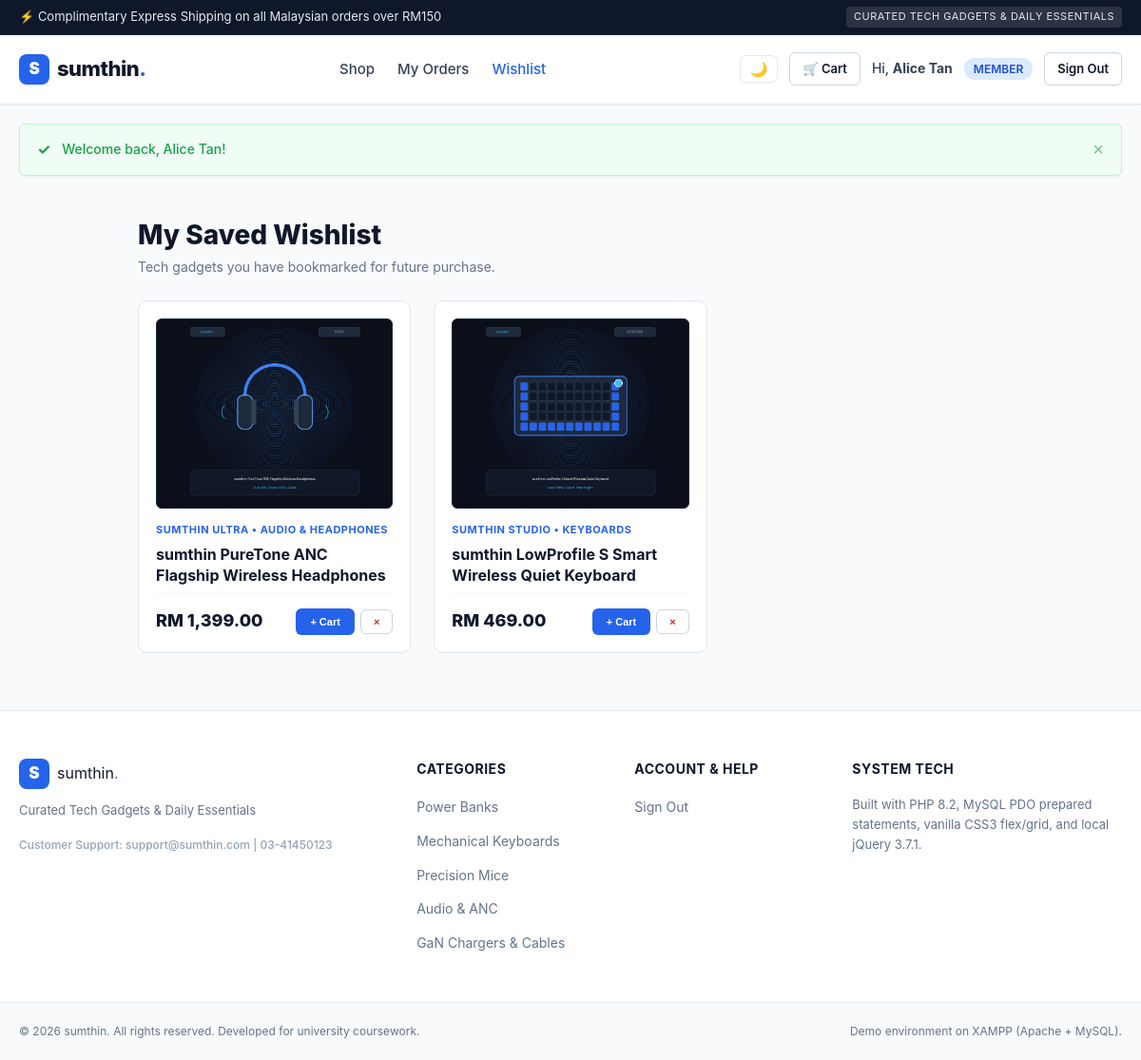
The app's page /wishlist.php (signed in) with its own data.
### tables this page shows
CREATE TABLE `user` (
  `id` INT AUTO_INCREMENT PRIMARY KEY,
  `email` VARCHAR(100) NOT NULL UNIQUE,
  `password_hash` VARCHAR(255) NOT NULL,
  `name` VARCHAR(100) NOT NULL,
  `phone` VARCHAR(20) DEFAULT NULL,
  `role` ENUM('Admin', 'Member') NOT NULL DEFAULT 'Member',
  `photo` VARCHAR(255) DEFAULT 'default_user.png',
  `status` ENUM('Active', 'Blocked') NOT NULL DEFAULT 'Active',
  `failed_attempts` INT NOT NULL DEFAULT 0,
  `locked_until` DATETIME DEFAULT NULL,
  `remember_token` VARCHAR(64) DEFAULT NULL,
  `email_verified_at` DATETIME DEFAULT NULL,
  `created_at` DATETIME NOT NULL DEFAULT CURRENT_TIMESTAMP,
  `updated_at` DATETIME NOT NULL DEFAULT CURRENT_TIMESTAMP ON UPDATE CURRENT_TIMESTAMP
);

CREATE TABLE `wishlist` (
  `id` INT AUTO_INCREMENT PRIMARY KEY,
  `user_id` INT NOT NULL,
  `product_id` INT NOT NULL,
  `created_at` DATETIME NOT NULL DEFAULT CURRENT_TIMESTAMP,
  CONSTRAINT `fk_wishlist_user` FOREIGN KEY (`user_id`) REFERENCES `user` (`id`) ON DELETE CASCADE,
  CONSTRAINT `fk_wishlist_product` FOREIGN KEY (`product_id`) REFERENCES `product` (`id`) ON DELETE CASCADE,
  UNIQUE KEY `uq_wishlist_user_product` (`user_id`, `product_id`)
);

CREATE TABLE `brand` (
  `id` INT AUTO_INCREMENT PRIMARY KEY,
  `name` VARCHAR(100) NOT NULL UNIQUE,
  `created_at` DATETIME NOT NULL DEFAULT CURRENT_TIMESTAMP
);

CREATE TABLE `category` (
  `id` INT AUTO_INCREMENT PRIMARY KEY,
  `name` VARCHAR(100) NOT NULL UNIQUE,
  `slug` VARCHAR(100) NOT NULL UNIQUE,
  `description` TEXT DEFAULT NULL,
  `created_at` DATETIME NOT NULL DEFAULT CURRENT_TIMESTAMP
);

CREATE TABLE `product` (
  `id` INT AUTO_INCREMENT PRIMARY KEY,
  `category_id` INT NOT NULL,
  `brand_id` INT DEFAULT NULL,
  `name` VARCHAR(150) NOT NULL,
  `slug` VARCHAR(150) NOT NULL UNIQUE,
  `description` TEXT NOT NULL,
  `price` DECIMAL(10,2) NOT NULL,
  `stock` INT NOT NULL DEFAULT 0,
  `low_stock_threshold` INT NOT NULL DEFAULT 5,
  `warranty_months` TINYINT UNSIGNED NOT NULL DEFAULT 12,
  `specs` TEXT DEFAULT NULL,
  `is_featured` TINYINT(1) NOT NULL DEFAULT 0,
  `created_at` DATETIME NOT NULL DEFAULT CURRENT_TIMESTAMP,
  `updated_at` DATETIME NOT NULL DEFAULT CURRENT_TIMESTAMP ON UPDATE CURRENT_TIMESTAMP,
  INDEX `idx_product_category` (`category_id`),
  INDEX `idx_product_brand` (`brand_id`),
  CONSTRAINT `fk_product_category` FOREIGN KEY (`category_id`) REFERENCES `category` (`id`) ON DELETE CASCADE,
  CONSTRAINT `fk_product_brand` FOREIGN KEY (`brand_id`) REFERENCES `brand` (`id`) ON DELETE SET NULL
);

### _config.php (called while the page is built)
<?php
return [
    'db' => [
        'host'     => 'localhost',
        'port'     => '3306',
        'dbname'   => 'sumthin_db',
        'user'     => 'root',
        'password' => '',
        'charset'  => 'utf8mb4',
    ],
    'app' => [
        'name'            => 'sumthin',
        'tagline'         => 'Curated Tech Gadgets & Daily Essentials',
        'base_url'        => '/sumthin',
        'session_timeout' => 1800,
        'max_login_fails' => 3,
        'lockout_time'    => 900,
        'debug'           => false,
    ],
    'mail' => [
        'enabled'    => true,
        'debug'      => false,
        'smtp_host'  => 'smtp.gmail.com',
        'smtp_port'  => 587,
        'smtp_auth'  => true,
        'username'   => 'YOUR_GMAIL_ADDRESS@gmail.com',
        'password'   => 'YOUR_GMAIL_16_CHAR_APP_PASSWORD',
        'from_name'  => 'sumthin Tech Gadgets',
        'from_email' => 'no-reply@sumthin.com',
    ],
    'stripe' => [
        'publishable_key' => 'pk_test_PLACEHOLDER_KEY',
        'secret_key'      => 'sk_test_PLACEHOLDER_KEY',
        'currency'        => 'myr',
    ],
    'gemini' => [
        'api_key'  => 'AIzaSy_GEMINI_API_KEY_PLACEHOLDER',
        'endpoint' => 'https://generativelanguage.googleapis.com/v1beta/models/gemini-1.5-flash:generateContent',
    ],
    'datadog' => [
        'api_key' => 'DATADOG_API_KEY_PLACEHOLDER',
        'site'    => 'datadoghq.com',
    ],
];

### _base.php (called while the page is built, shortened)
<?php
$config = require __DIR__ . '/_config.php';
try {
    $dsn = sprintf(
        'mysql:host=%s;port=%s;dbname=%s;charset=%s',
        $config['db']['host'],
        $config['db']['port'],
        $config['db']['dbname'],
        $config['db']['charset']
    );
    $db = new PDO($dsn, $config['db']['user'], $config['db']['password'], [
        PDO::ATTR_ERRMODE            => PDO::ERRMODE_EXCEPTION,
        PDO::ATTR_DEFAULT_FETCH_MODE => PDO::FETCH_OBJ,
        PDO::ATTR_EMULATE_PREPARES   => false,
    ]);
} catch (PDOException $e) {
    $debug_info = '';
    if (!empty($config['app']['debug'])) {
        $debug_info = '<pre style="background:#fff;padding:10px;border-radius:4px;border:1px solid #fca5a5;font-size:12px;overflow:auto;">' . htmlspecialchars($e->getMessage()) . '</pre>';
    }
    die('<div style="font-family:sans-serif;padding:30px;max-width:600px;margin:50px auto;border:1px solid #ef4444;background:#fef2f2;border-radius:8px;">'
        . '<h2 style="color:#b91c1c;margin-top:0;">Database Connection Error</h2>'
        . '<p style="color:#4b5563;">Could not connect to the database <strong>' . htmlspecialchars($config['db']['dbname']) . '</strong>.</p>'
        . '<p style="color:#6b7280;font-size:14px;"><strong>Tips:</strong> Ensure Apache & MySQL are running in XAMPP, and that you have imported <code>database/sumthin_db.sql</code> via phpMyAdmin.</p>'
        . $debug_info
        . '</div>');
}
function base_url(string $path = ''): string {
    global $config;
    $base = rtrim($config['app']['base_url'], '/');
    $path = ltrim($path, '/');
    return $path !== '' ? $base . '/' . $path : $base;
}
function encode(?string $str): string {
    return htmlspecialchars((string)$str, ENT_QUOTES, 'UTF-8');
}
function current_user() {
    return $_SESSION['user'] ?? null;
}
function is_logged_in(): bool {
    return isset($_SESSION['user']) && !empty($_SESSION['user']->id);
}
function is_admin(): bool {
    return is_logged_in() && $_SESSION['user']->role === 'Admin';
}
function is_member(): bool {
    return is_logged_in() && $_SESSION['user']->role === 'Member';
}
function refresh_session_user(): void {
    global $db;
    $user_id = (int)$_SESSION['user']->id;
    try {
        $stmt = $db->prepare('SELECT `id`, `email`, `name`, `phone`, `role`, `photo`, `status` FROM `user` WHERE `id` = ?');
        $stmt->execute([$user_id]);
    } catch (Exception $e) {
        error_log('refresh_session_user error: ' . $e->getMessage());
    }
}
function auth($allowed_roles): void {
    if (is_logged_in()) {
        refresh_session_user();
    }
}
function get_flash(): ?array {
    if (isset($_SESSION['flash'])) {
        $flash = $_SESSION['flash'];
        return $flash;
    }
    return null;
}
function setting(string $key, string $default = ''): string {
    global $db;
    static $settings_cache = null;
    if ($settings_cache === null) {
        $settings_cache = [];
        try {
            $rows = $db->query('SELECT `key`, `value` FROM `setting`')->fetchAll();
            foreach ($rows as $r) {
                $settings_cache[$r->key] = $r->value;
            }
        } catch (Exception $e) {
        }
    }
    return $settings_cache[$key] ?? $default;
}

### wishlist.php (the view, shortened to what this page needs)
<?php
require_once __DIR__ . '/_base.php';
auth('Member');
$user_id = $_SESSION['user']->id;
$stmt = $db->prepare("
    SELECT w.id AS wishlist_id, p.*, c.name AS category_name, b.name AS brand_name,
           COALESCE(pp.photo_url, 'default_product.png') AS photo_url
    FROM `wishlist` w
    JOIN `product` p ON w.product_id = p.id
    JOIN `category` c ON p.category_id = c.id
    LEFT JOIN `brand` b ON p.brand_id = b.id
    LEFT JOIN `product_photo` pp ON p.id = pp.product_id AND pp.is_primary = 1
    WHERE w.user_id = ?
    ORDER BY w.id DESC
");
$stmt->execute([$user_id]);
$items = $stmt->fetchAll();
require_once __DIR__ . '/_head.php';
?>
<div class="container" style="max-width: 950px;">
    <div style="margin-bottom: 24px;">
        <h1 style="font-size:28px; font-weight:800; color:var(--dark);">My Saved Wishlist</h1>
        <p style="font-size:14px; color:var(--gray);">Tech gadgets you have bookmarked for future purchase.</p>
    </div>
    <?php if (empty($items)): ?>
        <div style="background:#fff; border:1px solid var(--border); border-radius:var(--radius-lg); padding:60px 20px; text-align:center; box-shadow:var(--shadow-sm);">
            <div style="font-size:48px; margin-bottom:12px;">❤️</div>
            <h2 style="font-size:20px; font-weight:800; color:var(--dark); margin-bottom:8px;">Your wishlist is currently empty</h2>
            <p style="font-size:14px; color:var(--gray); margin-bottom:20px;">Save products while browsing to keep track of items you love.</p>
            <a href="<?= base_url('index.php') ?>" class="btn btn-primary">Browse sumthin Catalog &rarr;</a>
        </div>
    <?php else: ?>
        <div class="product-grid">
            <?php foreach ($items as $p): ?>
                <article class="product-card">
                    <div class="product-card-image-wrap">
                        <img src="<?= base_url('uploads/products/' . encode($p->photo_url)) ?>" alt="<?= encode($p->name) ?>" class="product-card-img">
                    </div>
                    <div class="product-category-tag">
                        <?= encode($p->brand_name ?? 'sumthin') ?> &bull; <?= encode($p->category_name) ?>
                    </div>
                    <h3 class="product-name">
                        <a href="<?= base_url('product.php?id=' . (int)$p->id) ?>" style="text-decoration:none; color:inherit;">
                            <?= encode($p->name) ?>
                        </a>
                    </h3>
                    <div class="product-footer" style="margin-top:auto;">
                        <span class="product-price">RM <?= number_format((float)$p->price, 2) ?></span>
                        <div style="display:flex; gap:6px;">
                            <?php if ($p->stock > 0): ?>
                                <form action="<?= base_url('cart_action.php') ?>" method="POST">
                                    <button type="submit" class="btn btn-primary-sm" style="font-size:11px;">+ Cart</button>
                                </form>
                            <?php endif; ?>
                            <form action="<?= base_url('wishlist.php') ?>" method="POST">
                                <button type="submit" class="btn btn-outline-sm" style="font-size:11px; color:var(--error);" title="Remove">&times;</button>
                            </form>
                        </div>
                    </div>
                </article>
            <?php endforeach; ?>
        </div>
    <?php endif; ?>
</div>
<?php require_once __DIR__ . '/_foot.php'; ?>

### _head.php (shortened to what this page needs)
<?php
$current_page = basename($_SERVER['PHP_SELF']);
$store_name   = setting('store_name', 'sumthin');
$flash        = get_flash();
$user         = current_user();
?>
<!DOCTYPE html>
<html lang="en">
<head>
    <link rel="stylesheet" href="<?= base_url('css/app.css') ?>">
</head>
<body>
    <?php if (setting('announcement_enabled', '1') === '1' && setting('announcement_bar') !== ''): ?>
        <aside class="announcement-bar">
            <div class="container announcement-inner">
                <span><?= encode(setting('announcement_bar')) ?></span>
                <span class="announcement-tag"><?= encode(setting('store_tagline', 'BMIT2013 Project')) ?></span>
            </div>
        </aside>
    <?php endif; ?>
    <header class="site-header">
        <div class="container header-inner">
            <a href="<?= base_url('index.php') ?>" class="brand-logo">
                <span class="brand-badge"><?= strtoupper(substr($store_name, 0, 1)) ?></span>
                <span class="brand-text"><?= encode($store_name) ?><span class="brand-dot">.</span></span>
            </a>
            <nav class="nav-links">
                <a href="<?= base_url('index.php') ?>" class="nav-link <?= ($current_page === 'index.php' && !str_contains($_SERVER['REQUEST_URI'], '/admin/')) ? 'active' : '' ?>">Shop</a>
                <?php if (is_admin()): ?>
                    <span class="nav-badge admin-badge">Admin</span>
                    <a href="<?= base_url('admin/index.php') ?>" class="nav-link <?= ($current_page === 'index.php' && str_contains($_SERVER['REQUEST_URI'], '/admin/')) ? 'active' : '' ?>">Dashboard</a>
                    <a href="<?= base_url('admin/products.php') ?>" class="nav-link <?= str_contains($_SERVER['REQUEST_URI'], '/admin/product') ? 'active' : '' ?>">Products</a>
                    <a href="<?= base_url('admin/categories.php') ?>" class="nav-link <?= str_contains($_SERVER['REQUEST_URI'], '/admin/categor') ? 'active' : '' ?>">Categories</a>
                    <a href="<?= base_url('admin/members.php') ?>" class="nav-link <?= str_contains($_SERVER['REQUEST_URI'], '/admin/member') ? 'active' : '' ?>">Members</a>
                    <a href="<?= base_url('admin/orders.php') ?>" class="nav-link <?= str_contains($_SERVER['REQUEST_URI'], '/admin/order') ? 'active' : '' ?>">Orders</a>
                    <a href="<?= base_url('admin/settings.php') ?>" class="nav-link <?= str_contains($_SERVER['REQUEST_URI'], '/admin/setting') ? 'active' : '' ?>">Settings</a>
                <?php elseif (is_member()): ?>
                    <a href="<?= base_url('orders.php') ?>" class="nav-link <?= $current_page === 'orders.php' ? 'active' : '' ?>">My Orders</a>
                    <a href="<?= base_url('wishlist.php') ?>" class="nav-link <?= $current_page === 'wishlist.php' ? 'active' : '' ?>">Wishlist</a>
                <?php endif; ?>
            </nav>
            <div class="nav-actions">
                <button type="button" id="theme-toggle" class="btn-theme-toggle" title="Toggle Light/Dark Theme" aria-label="Toggle theme">🌙</button>
                <?php if (is_logged_in()): ?>
                    <?php if (is_member()): ?>
                        <a href="<?= base_url('cart.php') ?>" class="btn btn-outline-sm nav-cart-btn <?= $current_page === 'cart.php' ? 'active' : '' ?>">
                            <span>🛒 Cart</span>
                        </a>
                    <?php endif; ?>
                    <div class="user-menu-wrapper">
                        <a href="<?= base_url('profile.php') ?>" class="nav-link user-profile-link" title="Account Profile & Settings">
                            <span>Hi, <strong><?= encode($user->name) ?></strong></span>
                        </a>
                        <span class="role-pill <?= is_admin() ? 'pill-admin' : 'pill-member' ?>">
                            <?= encode($user->role) ?>
                        </span>
                        <a href="<?= base_url('logout.php') ?>" class="btn btn-outline-sm btn-logout">Sign Out</a>
                    </div>
                <?php else: ?>
                    <a href="<?= base_url('login.php') ?>" class="btn btn-outline-sm <?= $current_page === 'login.php' ? 'active' : '' ?>">Sign In</a>
                    <a href="<?= base_url('register.php') ?>" class="btn btn-primary-sm <?= $current_page === 'register.php' ? 'active' : '' ?>">Register</a>
                <?php endif; ?>
            </div>
        </div>
    </header>
    <?php if ($flash): ?>
        <aside class="container flash-container" aria-label="Notification">
            <div class="flash-alert flash-<?= encode($flash['type']) ?>" role="alert">
                <div class="flash-icon">
                    <?php if ($flash['type'] === 'success'): ?>✓
                    <?php elseif ($flash['type'] === 'error'): ?>✕
                    <?php elseif ($flash['type'] === 'warning'): ?>⚠
                    <?php else: ?>ℹ<?php endif; ?>
                </div>
                <div class="flash-message"><?= encode($flash['message']) ?></div>
                <button type="button" class="flash-close" aria-label="Dismiss">&times;</button>
            </div>
        </aside>
    <?php endif; ?>
    <main class="main-content">

### records on screen
user: name "Alice Tan", role "MEMBER"
wishlist: shows a picture, brand.name "SUMTHIN ULTRA", category.name "AUDIO & HEADPHONES", product.name "sumthin PureTone ANC Flagship Wireless Headphones", product.price "1,399.00"
wishlist: shows a picture, brand.name "SUMTHIN STUDIO", category.name "KEYBOARDS", product.name "sumthin LowProfile S Smart Wireless Quiet Keyboard", product.price "469.00"

### other values on screen
encode(setting('announcement_bar')) "⚡ Complimentary Express Shipping on all Malaysian orders over RM150"
encode(setting('store_tagline', 'BMIT2013 Project')) "CURATED TECH GADGETS & DAILY ESSENTIALS"
substr($store_name, 0, 1) "S"
encode($store_name) "sumthin"
encode($flash['message']) "Welcome back, Alice Tan!"
substr(setting('store_name', 'sumthin'), 0, 1) "S"
encode(setting('store_name', 'sumthin')) "sumthin"
encode(setting('support_email', 'support@sumthin.com')) "support@sumthin.com"
encode(setting('support_phone', '03-41450123')) "03-41450123"
